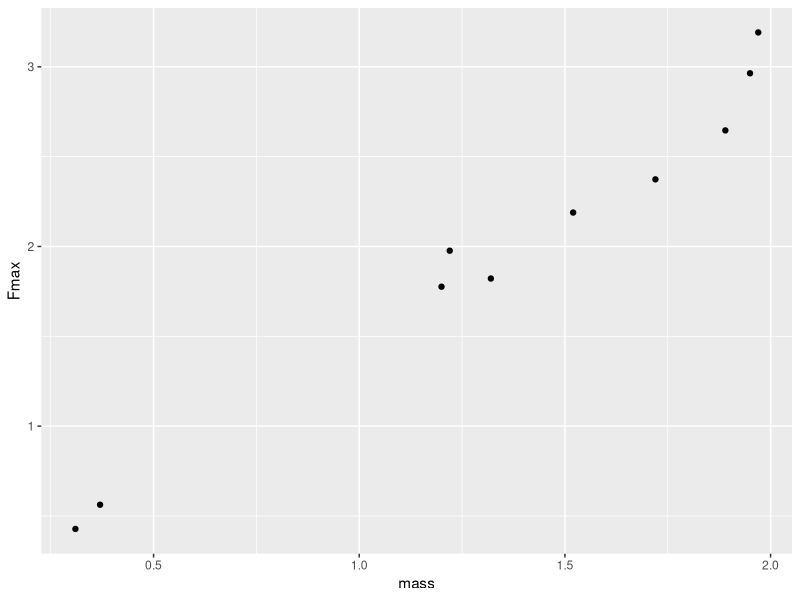
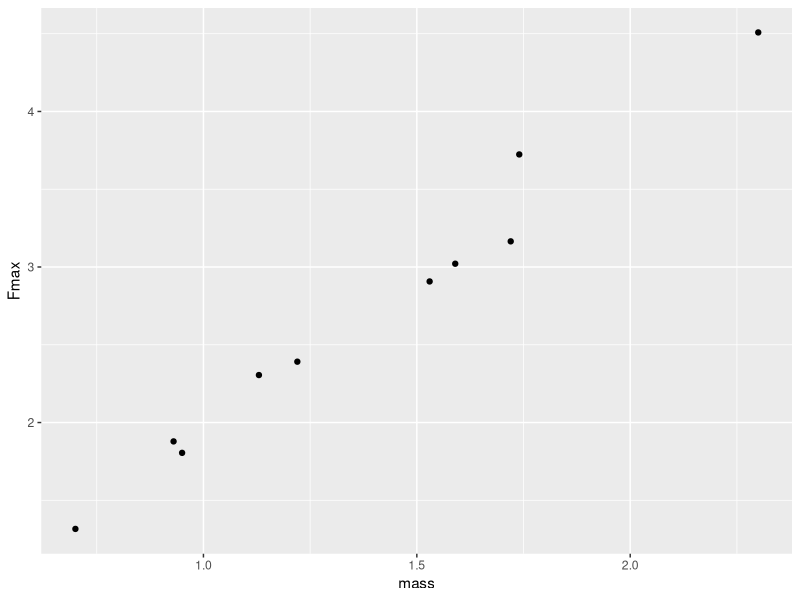

The R source for these figures, in order:
## ---- chunk 1
library(tidyverse)
## ---- chunk 2
dat <- read_csv("data/bite_force.csv")
## ---- chunk 3
dat_F <- dat %>% filter(sex=="Female")
dat_M <- dat %>% filter(sex=="Male")
dat_F %>% 
  ggplot(aes(mass,Fmax))+geom_point()
dat_M %>% 
  ggplot(aes(mass,Fmax))+geom_point()

